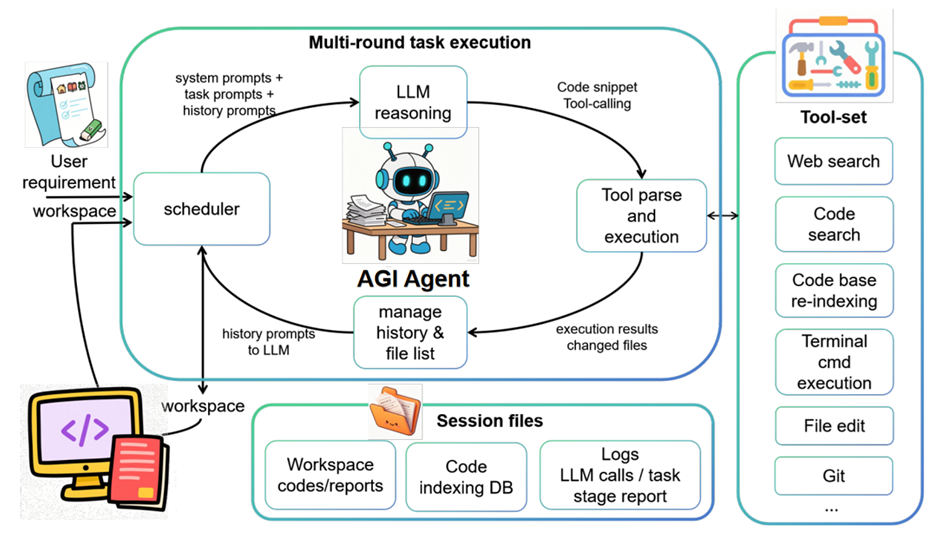
#> input picture md/images/AGIAgent.png, 944 x 535 px
$ python png_cropper.py ../../md/images/AGIAgent.png
#> lines starting #> are read from the running program, lines starting #| are printed output that depends on the picture; after the words box and inside, x2 and y2 are one past the last pixel; in counts of white or black regions, pixels touching at a corner belong together
#!/usr/bin/env python3
# -*- coding: utf-8 -*-
"""
Copyright (c) 2025 AGI Agent Research Group.

Licensed under the Apache License, Version 2.0 (the "License");
you may not use this file except in compliance with the License.
You may obtain a copy of the License at

    http://www.apache.org/licenses/LICENSE-2.0

Unless required by applicable law or agreed to in writing, software
distributed under the License is distributed on an "AS IS" BASIS,
WITHOUT WARRANTIES OR CONDITIONS OF ANY KIND, either express or implied.
See the License for the specific language governing permissions and
limitations under the License.

PNG图片裁剪工具
用于去除PNG图片中的空白区域，特别适用于从SVG转换而来的PNG图片
"""

import os
from pathlib import Path
from typing import Tuple, Optional
from PIL import Image, ImageOps

# ========================================
# 🚀 延迟导入优化：numpy 延迟加载
# ========================================
# numpy 是重量级库，只在实际使用图片裁剪功能时才加载
# 避免启动时加载，节省约 0.7秒

np = None

def _ensure_numpy():
    """确保 numpy 已加载（延迟加载）"""
    global np
    if np is None:
        import numpy as _np
        np = _np

class PNGCropper:
    """PNG图片裁剪工具，用于自动去除空白区域"""

    def __init__(self):
        self.background_color = (255, 255, 255, 0)  # 透明白色背景
        self.tolerance = 10  # 颜色容差

    def detect_content_bounds(self, image: Image.Image, padding: int = 10) -> Tuple[int, int, int, int]:
        """
        检测图片中内容的边界

        Args:
            image: PIL Image对象
            padding: 保留的边距像素数

        Returns:
            (left, top, right, bottom) 内容边界坐标
        """
        # 🚀 延迟加载：只在实际使用时才加载 numpy
        _ensure_numpy()

        # 转换为RGBA模式以处理透明度
        if image.mode != 'RGBA':
            image = image.convert('RGBA')

        # 转换为numpy数组进行处理
        img_array = np.array(image)

        # 检测非透明且非白色的像素
        # 白色像素：RGB接近(255,255,255)
        # 透明像素：alpha < 128
        height, width = img_array.shape[:2]

        # 创建掩码：非空白内容的像素
        if img_array.shape[2] == 4:  # RGBA
            # 非透明像素
            alpha_mask = img_array[:, :, 3] > 32  # alpha > 32
            # 非白色像素（考虑容差）
            rgb_sum = img_array[:, :, :3].sum(axis=2)
            white_mask = rgb_sum < (255 * 3 - self.tolerance * 3)
            # 内容掩码：非透明且非白色
            content_mask = alpha_mask & white_mask
        else:  # RGB
            # 非白色像素
            rgb_sum = img_array.sum(axis=2)
            content_mask = rgb_sum < (255 * 3 - self.tolerance * 3)

        # 如果没有找到内容，返回原图边界
        if not content_mask.any():
            return 0, 0, width, height

        # 找到内容的边界
        content_rows = np.any(content_mask, axis=1)
        content_cols = np.any(content_mask, axis=0)

        top = np.argmax(content_rows)
        bottom = height - np.argmax(content_rows[::-1])
        left = np.argmax(content_cols)
        right = width - np.argmax(content_cols[::-1])

        # 添加边距
        left = max(0, left - padding)
        top = max(0, top - padding)
        right = min(width, right + padding)
        bottom = min(height, bottom + padding)

        return left, top, right, bottom

    def crop_png(self, input_path: Path, output_path: Optional[Path] = None,
                 padding: int = 10, min_size: Tuple[int, int] = (100, 100), verbose: bool = True) -> bool:
        """
        裁剪PNG图片，去除空白区域

        Args:
            input_path: 输入PNG文件路径
            output_path: 输出PNG文件路径，如果为None则覆盖原文件
            padding: 保留的边距像素数
            min_size: 最小输出尺寸(width, height)
            verbose: 是否输出详细信息

        Returns:
            是否成功裁剪
        """
        try:
            if not input_path.exists():
                if verbose:
                    print(f"❌ 输入文件不存在: {input_path}")
                return False

            # 读取图片
            with Image.open(input_path) as image:
                original_size = image.size
                if verbose:
                    print(f"📏 原始图片尺寸: {original_size[0]}x{original_size[1]}")

                # 检测内容边界
                left, top, right, bottom = self.detect_content_bounds(image, padding)

                # 计算裁剪后的尺寸
                crop_width = right - left
                crop_height = bottom - top

                if verbose:
                    print(f"🔍 检测到内容区域: ({left}, {top}) -> ({right}, {bottom})")
                    print(f"📐 裁剪后尺寸: {crop_width}x{crop_height}")

                # 检查是否需要裁剪
                if (left <= 5 and top <= 5 and
                    right >= original_size[0] - 5 and bottom >= original_size[1] - 5):
                    if verbose:
                        print("ℹ️ 图片已经没有明显的空白区域，无需裁剪")
                    if output_path and output_path != input_path:
                        image.save(output_path, 'PNG', optimize=True)
                    return True

                # 确保最小尺寸
                if crop_width < min_size[0] or crop_height < min_size[1]:
                    # 计算需要扩展的区域
                    expand_width = max(0, min_size[0] - crop_width) // 2
                    expand_height = max(0, min_size[1] - crop_height) // 2

                    left = max(0, left - expand_width)
                    right = min(original_size[0], right + expand_width)
                    top = max(0, top - expand_height)
                    bottom = min(original_size[1], bottom + expand_height)

                    crop_width = right - left
                    crop_height = bottom - top

                    if verbose:
                        print(f"🔧 调整到最小尺寸: {crop_width}x{crop_height}")

                # 执行裁剪
                cropped_image = image.crop((left, top, right, bottom))

                # 保存裁剪后的图片
                if output_path is None:
                    output_path = input_path

                cropped_image.save(output_path, 'PNG', optimize=True)

                # 计算压缩比例
                original_pixels = original_size[0] * original_size[1]
                cropped_pixels = crop_width * crop_height
                compression_ratio = (1 - cropped_pixels / original_pixels) * 100

                if verbose:
                    print(f"✅ 裁剪完成: {output_path}")
                    print(f"📊 空白区域减少: {compression_ratio:.1f}%")

                return True

        except Exception as e:
            if verbose:
                print(f"❌ 裁剪失败: {e}")
            return False

    # [46 lines left out: function batch_crop, not called in this run]


def main():
    """命令行工具入口"""
    import argparse

    parser = argparse.ArgumentParser(description="PNG图片裁剪工具 - 自动去除空白区域")
    parser.add_argument("input", help="输入PNG文件或目录路径")
    parser.add_argument("-o", "--output", help="输出文件路径（仅用于单文件处理）")
    parser.add_argument("-p", "--padding", type=int, default=10, help="保留的边距像素数 (默认: 10)")
    parser.add_argument("-b", "--no-backup", action="store_true", help="不创建备份文件")
    parser.add_argument("--batch", action="store_true", help="批量处理目录中的所有PNG文件")

    args = parser.parse_args()

    cropper = PNGCropper()
    input_path = Path(args.input)

    if args.batch or input_path.is_dir():
        # 批量处理
        success_count = cropper.batch_crop(
            input_path,
            padding=args.padding,
            backup=not args.no_backup
        )
        print(f"\n✨ 总计处理了 {success_count} 个文件")
    else:
        # 单文件处理
        output_path = Path(args.output) if args.output else None

        # 创建备份
        if not args.no_backup and output_path is None:
            backup_path = input_path.with_suffix('.png.backup')
            if not backup_path.exists():
                try:
                    import shutil
                    shutil.copy2(input_path, backup_path)
                    print(f"💾 已备份到: {backup_path}")
                except Exception as e:
                    print(f"⚠️ 备份失败: {e}")

        success = cropper.crop_png(input_path, output_path, args.padding)
#> in crop_png, image is the input picture: PIL image 944x535 RGBA; mean R, G, B, A 233.9, 236.1, 235.8, 255
#| 📏 原始图片尺寸: 944x535
#> in detect_content_bounds, `alpha_mask = img_array[:, :, 3] > 32`: alpha_mask: shape (535, 944) bool; every value is 1
#> in detect_content_bounds, `rgb_sum = img_array[:, :, :3].sum(axis=2)`:
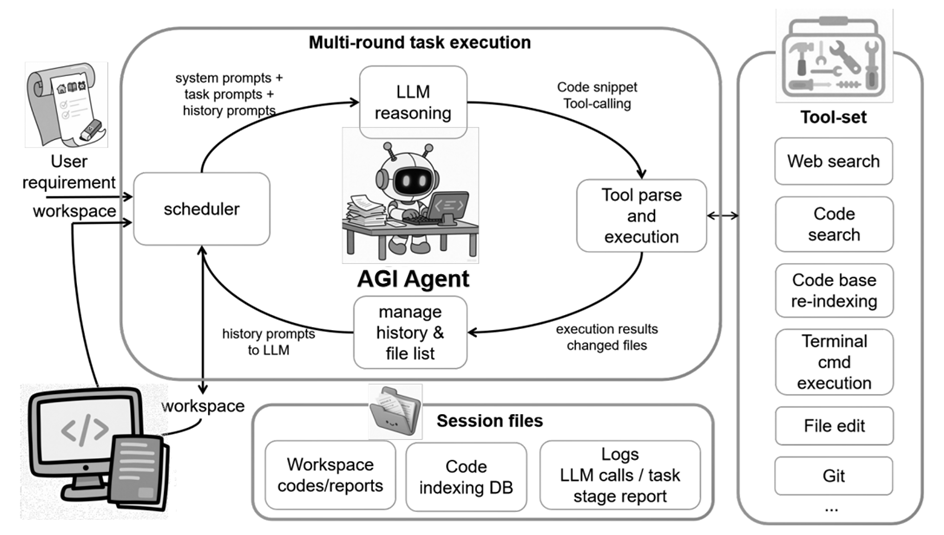
#> rgb_sum: shape (535, 944) uint64; min 0, max 765, mean 705.9; drawn with min black and max white
#> in detect_content_bounds, `white_mask = rgb_sum < (255 * 3 - self.tolerance * 3)`:
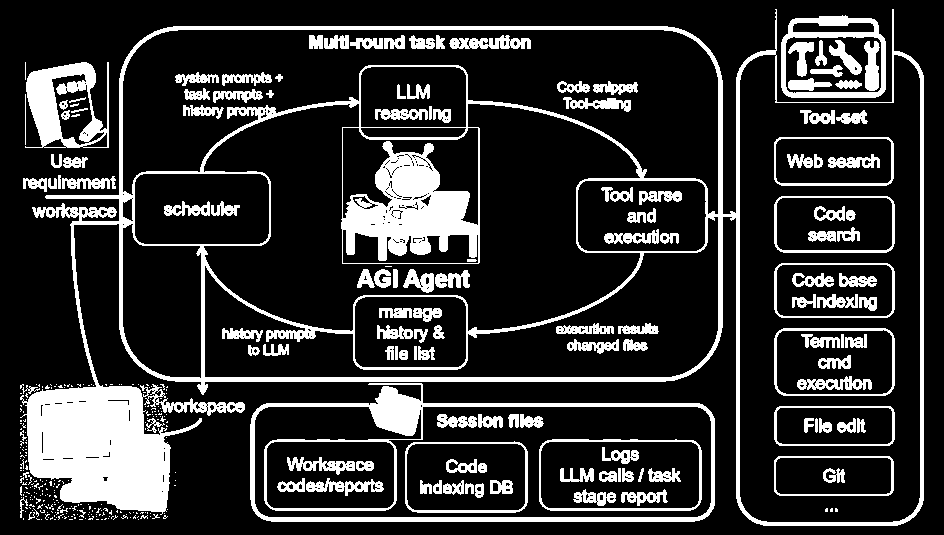
#> white_mask: shape (535, 944) bool; 19.1% white; 395 white regions (253 under 20 px), largest, box (x1, y1, x2, y2) and area: (20, 9, 924, 526) 47508, (250, 383, 715, 522) 7875, (25, 62, 109, 148) 3603
#> in detect_content_bounds, `top = np.argmax(content_rows)`: top = 9
#> in detect_content_bounds, `bottom = height - np.argmax(content_rows[::-1])`: bottom = 526
#> in detect_content_bounds, `left = np.argmax(content_cols)`: left = 20
#> in detect_content_bounds, `right = width - np.argmax(content_cols[::-1])`: right = 924
#> in detect_content_bounds, `left = max(0, left - padding)`: left = 10
#> in detect_content_bounds, `top = max(0, top - padding)`: top = 0
#> in detect_content_bounds, `right = min(width, right + padding)`: right = 934
#> in detect_content_bounds, `bottom = min(height, bottom + padding)`: bottom = 535
#> in crop_png, `left, top, right, bottom = self.detect_content_bounds(image, padding)`: left = 10; top = 0; right = 934; bottom = 535
#> in crop_png, `crop_width = right - left`: crop_width = 924
#> in crop_png, `crop_height = bottom - top`: crop_height = 535
#| 🔍 检测到内容区域: (10, 0) -> (934, 535)
#| 📐 裁剪后尺寸: 924x535
#> in crop_png, `cropped_image = image.crop((left, top, right, bottom))`:
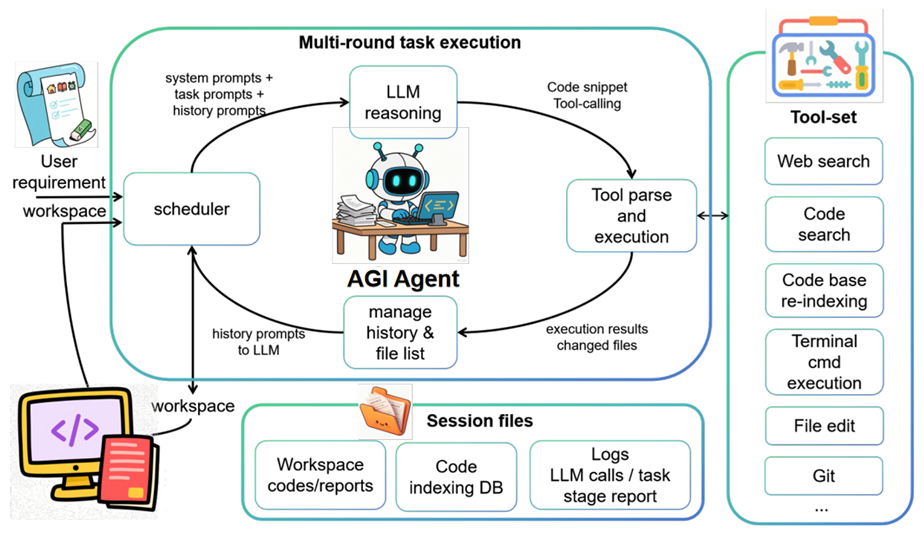
#> cropped_image: PIL image 924x535 RGBA; mean R, G, B, A 233.5, 235.7, 235.4, 255
#> in crop_png, `cropped_pixels = crop_width * crop_height`: cropped_pixels = 494340
#> in crop_png, `compression_ratio = (1 - cropped_pixels / original_pixels) * 100`: compression_ratio = 2.12
#| 📊 空白区域减少: 2.1%
        if success:
            print("🎉 处理完成!")
        else:
            print("❌ 处理失败!")


if __name__ == "__main__":
    main()
